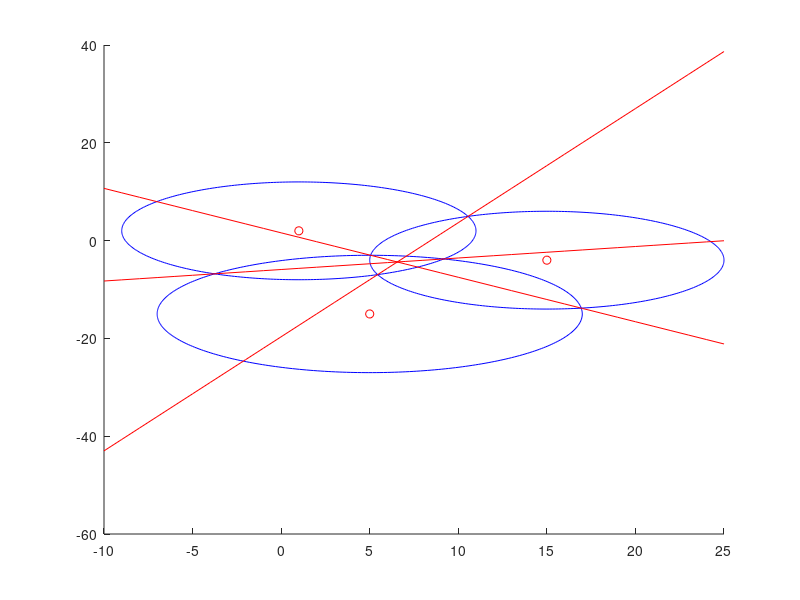

Recreate this plot in MATLAB. (Note: this script raises an error after producing the figure.)
r = 10;
r1 = 12;

theta = linspace(0,2*pi,360);

d0 = [1 2];
d1 = [15 -4];
d2 = [5 -15];

x = r*cos(theta)+d0(1);
y = r*sin(theta)+d0(2);
scatter(d0(1),d0(2),'r')
hold on
plot(x,y,'b')

x = r*cos(theta)+d1(1);
y = r*sin(theta)+d1(2);
scatter(d1(1),d1(2),'r')
plot(x,y,'b')

x = r1*cos(theta)+d2(1);
y = r1*sin(theta)+d2(2);
scatter(d2(1),d2(2),'r')
plot(x,y,'b')

x = -10:25;
y1 = ((r^2-r^2+(d1(1))^2-(d0(1))^2+(d1(2))^2-(d0(2))^2)/2 - (d1(1)-d0(1)).*x)/(d1(2)-d0(2));
plot(x,y1,'r')

y2 = ((r^2-r1^2+(d2(1))^2-(d0(1))^2+(d2(2))^2-(d0(2))^2)/2 - (d2(1)-d0(1)).*x)/(d2(2)-d0(2));
plot(x,y2,'r')

y3 = ((r^2-r1^2+(d2(1))^2-(d1(1))^2+(d2(2))^2-(d1(2))^2)/2 - (d2(1)-d1(1)).*x)/(d2(2)-d1(2));
plot(x,y3,'r')

[a,b] = polyxpoly(x,y1,x,y2);
scatter(a,b,'k')
